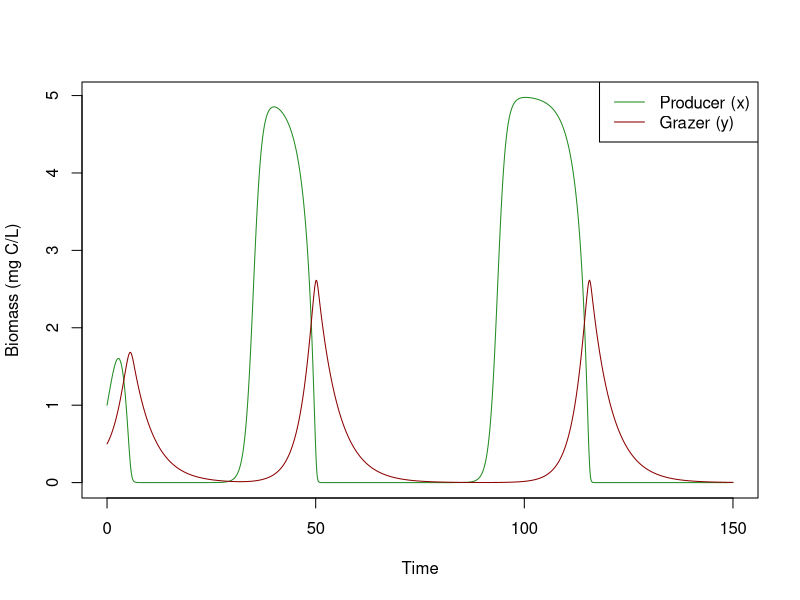

This figure's R source:
library(deSolve)

# Lotka-Volterra with Holling Type II: G(R) = Gmax * R / (R + K)
lv_hollingII <- function(t, state, parms) {
  with(as.list(c(state, parms)), {
    
    # Holling Type II functional response using slide notation
    G <- Gmax * x / (x + Kfun)  # G(x)
    
    # System of equations
    dx_dt <- b * x * (1 - x / K) - G * y
    dy_dt <- e * G * y - d * y
    
    list(c(dx_dt, dy_dt))
  })
}

# Initial values
state <- c(x = 1, y = 0.5)

# Parameters (matching slide notation)
parms <- c(
  b = 1.0,       # intrinsic growth rate of producer
  K = 5.0,       # carrying capacity of producer
  Gmax = 1.5,    # maximum ingestion rate
  Kfun = 0.5,    # half-saturation constant
  e = 0.4,       # efficiency of predator assimilation
  d = 0.2        # predator loss rate
)

# Time range
times <- seq(0, 150, by = 0.1)

# Solve
out <- ode(y = state, times = times, func = lv_hollingII, parms = parms)

# Plot
matplot(out[, "time"], out[, 2:3], type = "l", lty = 1, col = c("forestgreen", "darkred"),
        xlab = "Time", ylab = "Biomass (mg C/L)")
legend("topright", legend = c("Producer (x)", "Grazer (y)"),
       col = c("forestgreen", "darkred"), lty = 1)
